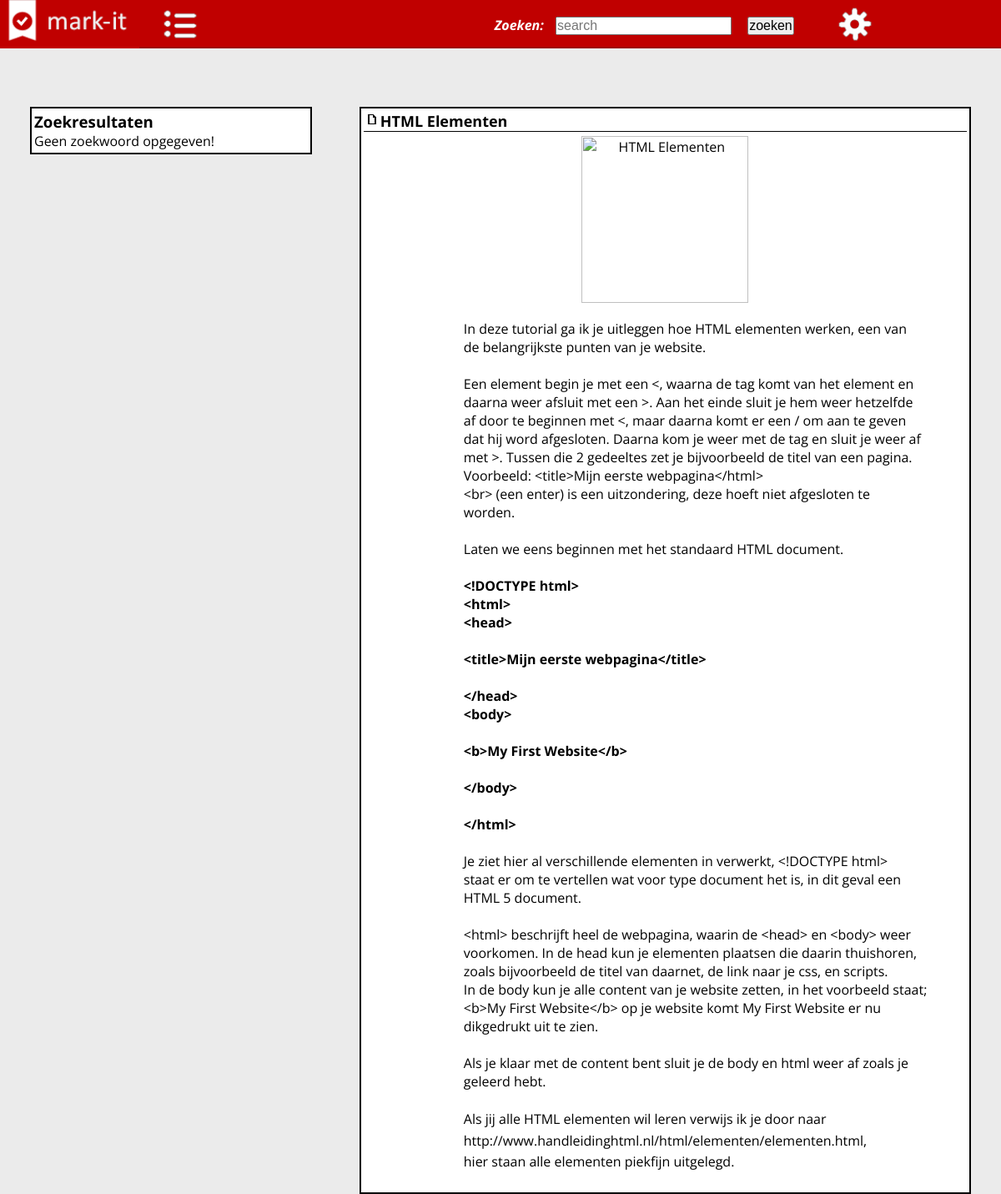
/zoekresultaten.php?id=21, run on the app's committed database.
### tables this page shows
CREATE TABLE IF NOT EXISTS `tuts` (
  `id` int(11) NOT NULL AUTO_INCREMENT,
  `titel` varchar(255) DEFAULT NULL,
  `bericht` text,
  `type` int(11) DEFAULT NULL,
  `videolink` varchar(255) DEFAULT NULL,
  `afbeelding` varchar(255) DEFAULT NULL,
  `auteur` varchar(255) DEFAULT NULL,
  PRIMARY KEY (`id`)
);

### includes/functions.php (called while the page is built, shortened)
<?php
 function Security($input) {
	$output = $input;
	$mysqli = get_my_db();
	$output = addslashes($output);
	$output = $mysqli->real_escape_string($output);
	$output = htmlspecialchars($output);
	return $output;
}
?>

### zoekresultaten.php (the view, shortened to what this page needs)
<?php
require("./template/header.php");
?>
	<div class="wrapper">
		<div class="rij1-1">
			<div class="tutorials">
		 		<h3>Zoekresultaten</h3>
		 		<?php
				if(isset($_GET['submit']))
             {
            $zoek = Security($_GET['zoek']);
            if(trim($zoek))
            {
			$sql = $mysqli->query("SELECT * FROM tuts where titel like '%".$zoek."%'") or die('error');
			if(mysqli_num_rows($sql) > 0)
			{
				while($row = mysqli_fetch_object($sql))
				{
				echo'<section class="tekst">';
				echo'<dl>';
		 		echo'<dt><b>jQuery</b></dt>';
				if($row->type == '4')
				{
		 				echo'<dd><a href="./zoekresultaten.php?zoek='.$zoek.'&submit=zoeken&id='.$row->id.'">'.$row->titel.'</a></dd>';
				}
				else
				{
				echo "Geen resultaten";
				}
				echo'</dl>';
		 		echo'<br>';
               echo'<dl>';
		 		echo'<dt><b>PHP</b></dt>';
				if($row->type == '3')
				{
		 				echo'<dd><a href="./zoekresultaten.php?zoek='.$zoek.'&submit=zoeken&id='.$row->id.'">'.$row->titel.'</a></dd>';
				}
				else
				{
				echo "Geen resultaten";
				}
				echo'</dl>';
		 		echo'<br>';
				echo'<dl>';
		 		echo'<dt><b>HTML</b></dt>';
				if($row->type == '1')
				{
		 				echo'<dd><a href="./zoekresultaten.php?zoek='.$zoek.'&submit=zoeken&id='.$row->id.'">'.$row->titel.'</a></dd>';
				}
				else
				{
				echo "Geen resultaten";
				}
				echo'</dl>';
		 		echo'<br>';
					echo'<dl>';
		 		echo'<dt><b>CSS</b></dt>';
				if($row->type == '2')
				{
		 				echo'<dd><a href="./zoekresultaten.php?zoek='.$zoek.'&submit=zoeken&id='.$row->id.'">'.$row->titel.'</a></dd>';
				}
				else
				{
				echo "Geen resultaten";
				}
				echo'</dl>';
		 		echo'</section>';
				}
				}
				else{
				echo "geen zoekresultaten";
				}
				}
				else{
				echo "geen zoekresultaten";
				}
				}
				else
				{
				echo "Geen zoekwoord opgegeven!";
				}
				?>
			</div>
		</div>
		<div class="rij2-2">
			<div class="fotos">
			<?php if(isset($_GET['id']))
			{
			    $id = Security($_GET['id']);
				$sql = $mysqli->query("SELECT * FROM tuts WHERE id = '".$id."' LIMIT 1");
				$row = mysqli_fetch_object($sql);
		 		echo'<h2>'.$row->titel.'</h2>';
		 	if(trim($row->videolink))
			{
			echo '<center><iframe width="532" height="315" src="'.$row->videolink.'" frameborder="0" allowfullscreen></iframe></center>';
			}
			else
			{
			echo '<div class="image"><center><img src="'.$row->afbeelding.'" style="width:200px;" alt="'.$row->titel.'"></center>	</div>';
			}
		 			echo'<div style="margin-left:100px;"><section class="tekst">'.$row->bericht.'</section></div>';
			}
			else
			{
			echo'<h2>Titel</h2>';
		 		echo'<section class="tekst">Nog geen bericht aangeklikt!</section>';
			}
			?>
			</div>
			</div>
	</div>
</body></html>

### css/style.css (style rules this page uses)
* { margin: 0; padding:0; }
body { background-color: #ebebeb; margin: auto; font-family: 'Open Sans', sans-serif; }
.wrapper { width: 94%; height: 800px; margin: auto; padding-top: 70px; }
.tutorials { -webkit-column-count:1; -moz-column-count:1; column-count:1; margin-bottom: 10px; border: 2px solid #000000; padding: 3px; background-color: white; }
.fotos { -webkit-column-count:1; -moz-column-count:1; column-count:1; margin-bottom: 10px; border: 2px solid #000000; padding: 3px; background-color: white; }
h2 { font-size: 18px; vertical-align: top; text-align: left; width: auto; border-bottom: 1px solid #000000; margin-bottom: 5px; }
h2:before { content: url('../img/add/doc2.png'); vertical-align: top; }
section.tekst { margin: 20px; }
.rij1-1 { width:30%; height:auto; float: left; margin-right: 5%; }
.rij2-2 { width:65%; height:auto; float:left; }

### data on the page
tuts: titel "HTML Elementen", bericht "In deze tutorial ga ik je uitleggen hoe HTML elementen werken, een van de belangrijkste punten van je website. Een element begin je met een <, waarna de tag komt van het element en daarna weer afsluit met een >. Aan het einde sluit je hem weer hetzelfde af door te beginnen met <, maar daarna komt er een / om aan te geven dat hij word afgesloten. Daarna kom je weer met de tag en sluit je weer af met >. Tussen die 2 gedeeltes zet je bijvoorbeeld de titel van een pagina. Voorbeeld: <title>Mijn eerste webpagina</html> <br> (een enter) is een uitzondering, deze hoeft niet afgesloten te worden. Laten we eens beginnen met het standaard HTML document. <!DOCTYPE html> <html> <head> <title>Mijn…"
